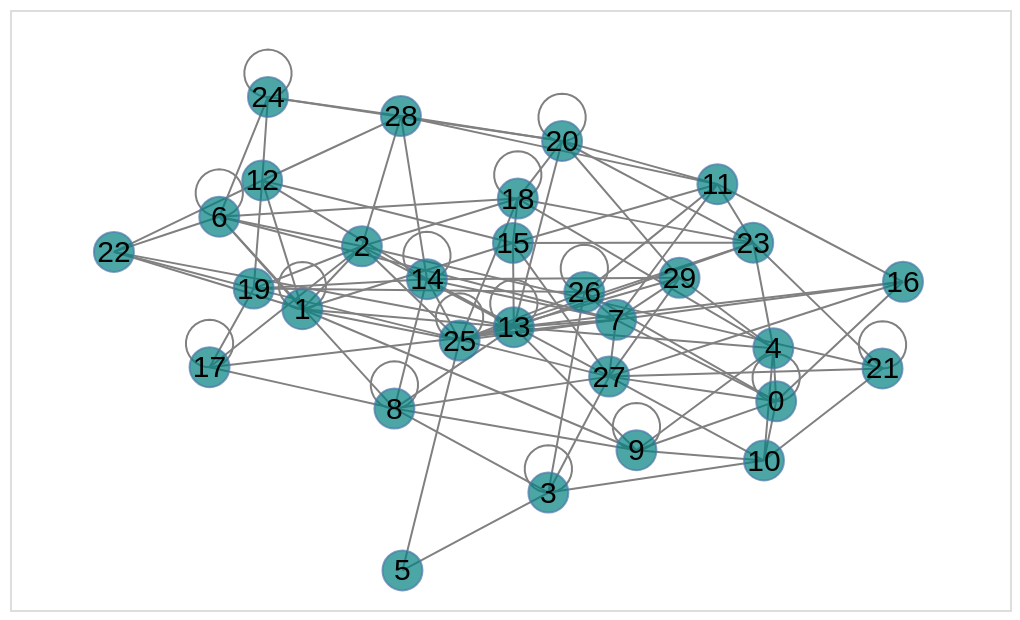

Notebook code cell kept with this figure:
### Markdown cell above
Next, draw an equivalent non-interactive representation with altair-nx:

### Code cell
anx.draw_networkx(G, pos, node_label = 'node')

### Figure 1 — Vega-Lite specification as saved in the notebook (floating-point values rounded to 4 significant figures; data arrays with more than 128 entries replaced by an {"elided": "..."} marker saying what was removed)
{"config": {"view": {"continuousWidth": 300, "continuousHeight": 300}}, "layer": [{"data": {"name": "data-8521c33eb0b33415c8d2065c48f2d704"}, "mark": {"type": "line", "color": "grey", "point": {"opacity": 0, "size": 400}, "strokeWidth": 1}, "encoding": {"detail": {"field": "edge", "type": "quantitative"}, "order": {"field": "order", "type": "quantitative"}, "x": {"axis": null, "field": "x", "type": "quantitative"}, "y": {"axis": null, "field": "y", "type": "quantitative"}}}, {"data": {"name": "data-e85bd6acfd169b6c88eb91efb2ea89f9"}, "mark": {"type": "point", "fill": "teal", "shape": "circle", "size": 400, "strokeWidth": 1.0}, "encoding": {"x": {"axis": null, "field": "x", "type": "quantitative"}, "y": {"axis": null, "field": "y", "type": "quantitative"}}}, {"data": {"name": "data-e85bd6acfd169b6c88eb91efb2ea89f9"}, "mark": {"type": "text", "baseline": "middle", "fill": "black", "size": 15}, "encoding": {"text": {"field": "node", "type": "quantitative"}, "x": {"axis": null, "field": "x", "type": "quantitative"}, "y": {"axis": null, "field": "y", "type": "quantitative"}}}], "encoding": {"x": {"scale": {"domain": [-0.2195, 1.893]}}, "y": {"scale": {"domain": [-0.08366, 1.184]}}}, "height": 300.0, "width": 500.0, "$schema": "https://vega.github.io/schema/vega-lite/v6.4.1.json", "datasets": {"data-8521c33eb0b33415c8d2065c48f2d704": {"elided": "774 records"}, "data-e85bd6acfd169b6c88eb91efb2ea89f9": [{"node": 0, "x": 1.399, "y": 0.3571, "importance": -1.278, "name": 375, "viable": "no"}, {"node": 1, "x": 0.398, "y": 0.5516, "importance": 0.7034, "name": 871, "viable": "yes"}, {"node": 2, "x": 0.5238, "y": 0.6845, "importance": 0.2725, "name": 20, "viable": "yes"}, {"node": 3, "x": 0.9176, "y": 0.1644, "importance": -0.2476, "name": 579, "viable": "yes"}, {"node": 4, "x": 1.393, "y": 0.4693, "importance": 0.4382, "name": 926, "viable": "yes"}, {"node": 5, "x": 0.6094, "y": 0.0, "importance": -0.8683, "name": 316, "viable": "no"}, {"node": 6, "x": 0.2225, "y": 0.7471, "importance": 0.8133, "name": 675, "viable": "no"}, {"node": 7, "x": 1.061, "y": 0.5293, "importance": -0.2371, "name": 426, "viable": "no"}, {"node": 8, "x": 0.5924, "y": 0.3417, "importance": -0.7036, "name": 757, "viable": "no"}, {"node": 9, "x": 1.104, "y": 0.2538, "importance": -2.645, "name": 90, "viable": "no"}, {"node": 10, "x": 1.373, "y": 0.2321, "importance": -0.5532, "name": 48, "viable": "yes"}, {"node": 11, "x": 1.275, "y": 0.8157, "importance": 0.6334, "name": 591, "viable": "yes"}, {"node": 12, "x": 0.3132, "y": 0.8236, "importance": -1.483, "name": 586, "viable": "no"}, {"node": 13, "x": 0.8447, "y": 0.5138, "importance": 1.595, "name": 81, "viable": "yes"}, {"node": 14, "x": 0.6612, "y": 0.6151, "importance": 0.4182, "name": 439, "viable": "yes"}, {"node": 15, "x": 0.8429, "y": 0.6917, "importance": 0.4315, "name": 798, "viable": "yes"}, {"node": 16, "x": 1.667, "y": 0.6096, "importance": 0.1832, "name": 493, "viable": "yes"}, {"node": 17, "x": 0.202, "y": 0.4292, "importance": -0.5643, "name": 725, "viable": "no"}, {"node": 18, "x": 0.853, "y": 0.7854, "importance": -1.642, "name": 672, "viable": "yes"}, {"node": 19, "x": 0.2952, "y": 0.5952, "importance": -1.14, "name": 629, "viable": "yes"}, {"node": 20, "x": 0.9466, "y": 0.907, "importance": -1.722, "name": 825, "viable": "no"}, {"node": 21, "x": 1.623, "y": 0.4265, "importance": 0.2248, "name": 91, "viable": "yes"}, {"node": 22, "x": 0.0, "y": 0.6728, "importance": 0.02047, "name": 302, "viable": "yes"}, {"node": 23, "x": 1.35, "y": 0.6921, "importance": -1.21, "name": 801, "viable": "no"}, {"node": 24, "x": 0.3253, "y": 1.0, "importance": -1.702, "name": 478, "viable": "yes"}, {"node": 25, "x": 0.7301, "y": 0.4854, "importance": -0.248, "name": 966, "viable": "no"}, {"node": 26, "x": 0.9936, "y": 0.5878, "importance": 0.4766, "name": 724, "viable": "yes"}, {"node": 27, "x": 1.046, "y": 0.4093, "importance": 2.035, "name": 630, "viable": "no"}, {"node": 28, "x": 0.6062, "y": 0.9597, "importance": -1.167, "name": 345, "viable": "no"}, {"node": 29, "x": 1.195, "y": 0.618, "importance": 0.3874, "name": 460, "viable": "yes"}]}}
